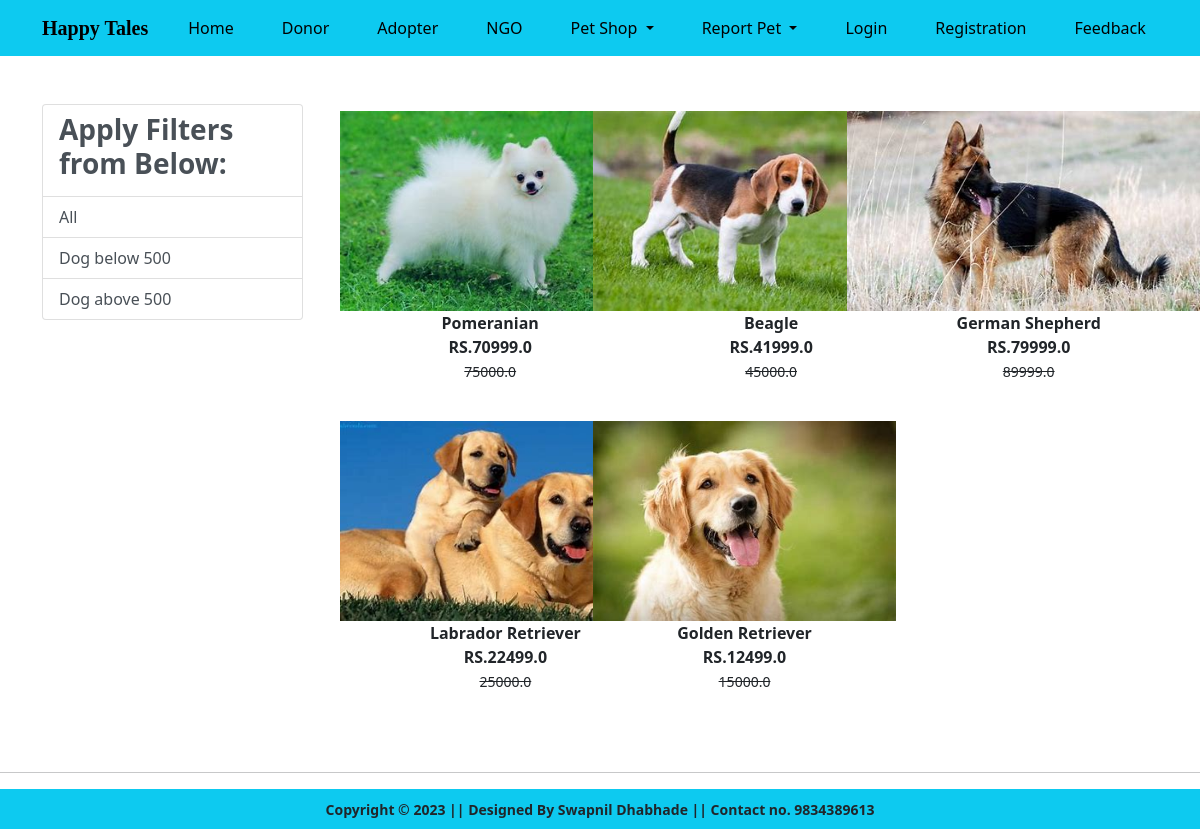
/dog/, run on the app's committed database.
### happytales/models.py (models this page shows, shortened)
class Product(models.Model):
    title = models.CharField(max_length=100)
    selling_price = models.FloatField()
    discounted_price = models.FloatField()
    description = models.TextField()
    brand = models.CharField(max_length=100)
    category = models.CharField(choices=CATEGORY_CHOICES, max_length=5)
    product_image = models.ImageField(upload_to="productimg")

### happytales/views.py (the view)
# urls.py: path('dog/', views.dog, name='dog'),
def dog(request, data=None):
    totalitem = 0
    if data == None:
        dog = Product.objects.filter(category='do')
    elif data == 'below':
        dog = Product.objects.filter(category='do').filter(discounted_price__lt=500)
    elif data == 'above':
        dog = Product.objects.filter(category='do').filter(discounted_price__gt=500)
    if request.user.is_authenticated:
        totalitem = len(Cart.objects.filter(user=request.user))
    return render(request, 'dog.html', {'dog': dog, 'totalitem': totalitem})

### happytales/templates/dog.html (shortened to what this page needs)
{% extends 'base.html' %}
{% load static %}
{% block main-content %}
<body>
<div class="container my-5 ">
 <div class="row">
  <div class="col-sm-3">
    <div class="list-group">
        <a href="#" class="list-group-item
         list-group-item-action" aria-current="true" ><h3 class="fw-bold">Apply Filters from Below:</h3></a>
        <a href="{% url 'dog' %}" class="list-group-item
         list-group-item-action" aria-current="true">All</a>
         <a href="{% url 'dogdata' 'below' %}" class="list-group-item
         list-group-item-action" aria-current="true">Dog below 500</a>
         <a href="{% url 'dogdata' 'above' %}" class="list-group-item
         list-group-item-action" aria-current="true">Dog above 500</a>
    </div>
  </div>
  <div class="col-sm-8">
      <div class="row">
          {% for product in dog %}
           <div class="col-sm-4 text-center mb-4">
               <a href="{% url 'product-detail' product.id %}" class="btn">
                   <div class="item">
                       <img src="{{product.product_image.url}}" alt="" height="200" class="">
                       <div class="fw-bold">{{product.description}}</div>
                       <div class="fw-bold">RS.{{product.discounted_price}}</div>
                       <small class="fw-light text-decoration-line-through">{{product.selling_price}}</small>
                   </div>
                </a>
            </div>
            {% endfor %}
        </div>
  </div>
 </div>
</div>
</body>
{% endblock main-content %}

### data on the page
Product: product_image (picture), description "Pomeranian", discounted_price "70999.0", selling_price "75000.0"
Product: product_image (picture), description "Beagle", discounted_price "41999.0", selling_price "45000.0"
Product: product_image (picture), description "German Shepherd", discounted_price "79999.0", selling_price "89999.0"
Product: product_image (picture), description "Labrador Retriever", discounted_price "22499.0", selling_price "25000.0"
Product: product_image (picture), description "Golden Retriever", discounted_price "12499.0", selling_price "15000.0"
